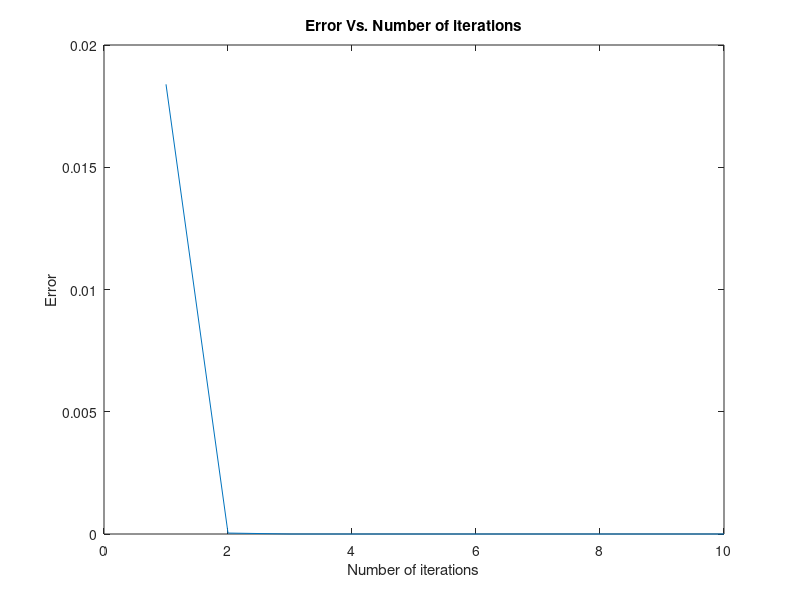

Write MATLAB code to recreate this figure.
 f=@(x) cos(x)-3*x+1
 %this is the derivative of the above function
 df=@(x) -sin(x)-3
 x0=1.1;
 x=x0;
 for i=1:1:100
 x1=x-(f(x)/df(x));
 x=x1;
 end
 sol=x;
 fprintf('Approximate Root is %.15f',sol)
 x0=1.1;
 x=x0;
 er(10)=0;
 for i=1:1:10 
 x1=x-(f(x)/df(x))
 x=x1;
 er(i)=x1-sol;
 end
 plot(er)
 xlabel('Number of iterations')
 ylabel('Error')
 title('Error Vs. Number of iterations')